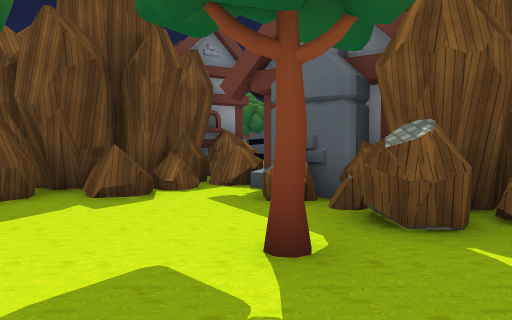
View 1 (above)

16 first-person views from a walk through a scene from a Unity 3-D project. The camera is 1.5 m above the floor, tilts 2° down and sees 70° across. The floor is counted in squares, 2 m on a side. Each view is taken from the middle of a square. On the plan, view 1 faces up. The plan holds only what a view shows up to about 11 squares ahead; the rest is blank. The place goes on beyond the plan. The player character is not drawn. Some surface patterns are stand-ins.

View 2
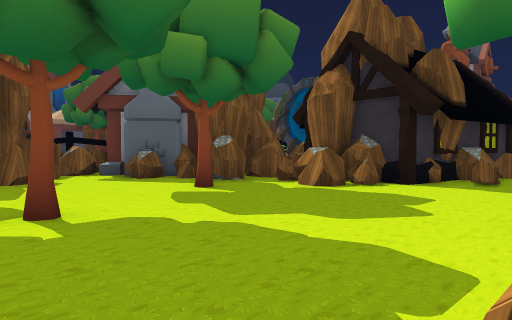

View 3
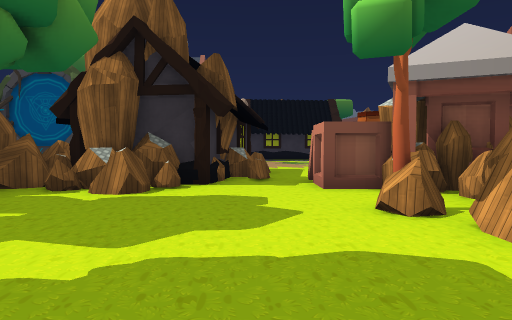

View 4
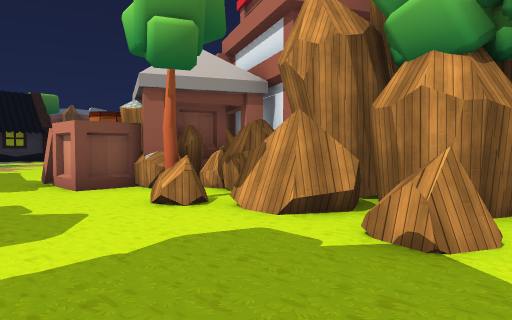

View 5
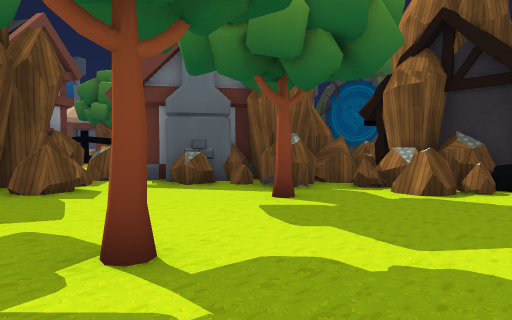

View 6
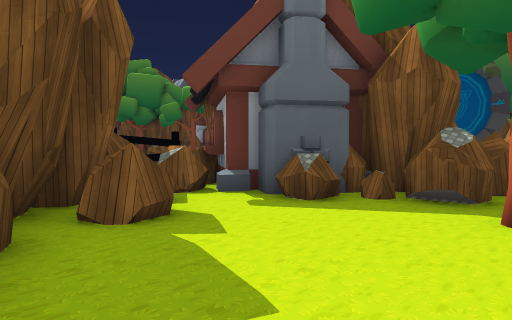

View 7
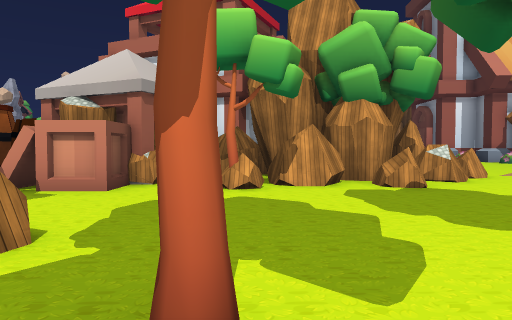

View 8
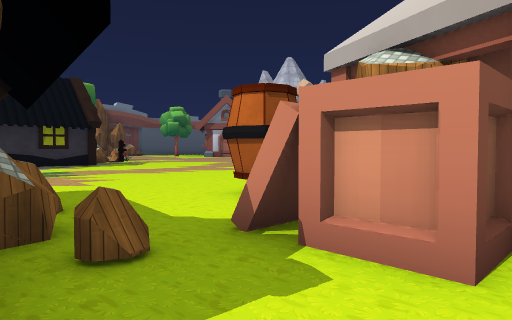

View 9
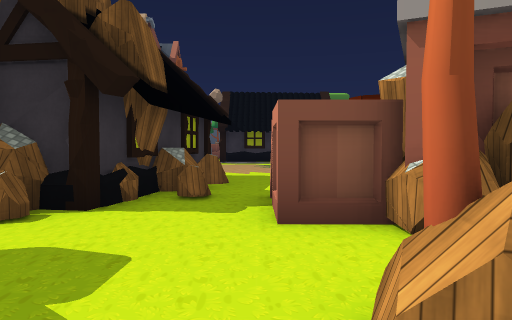

View 10
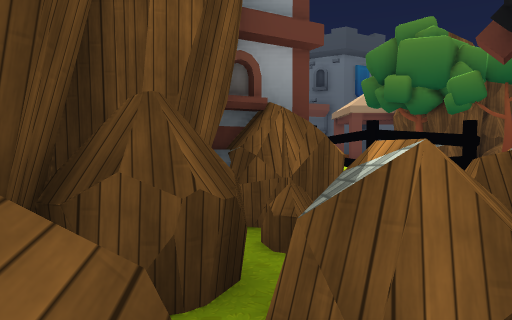

View 11
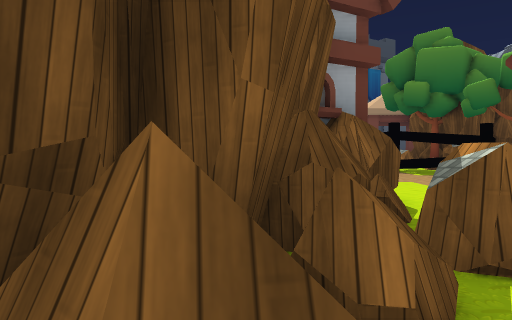

View 12
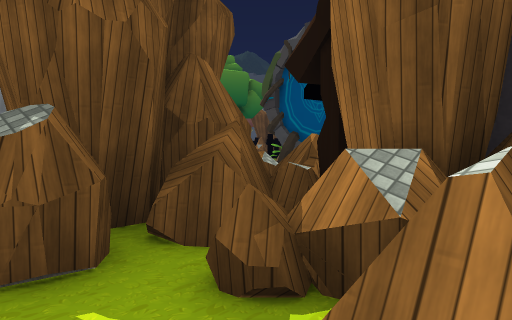

View 13
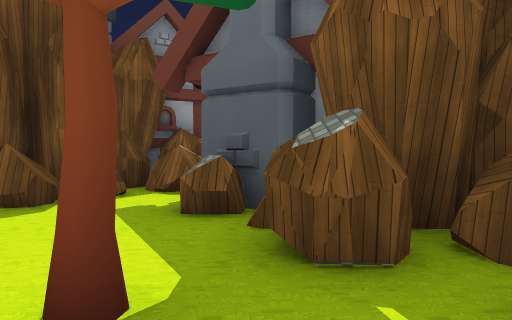

View 14
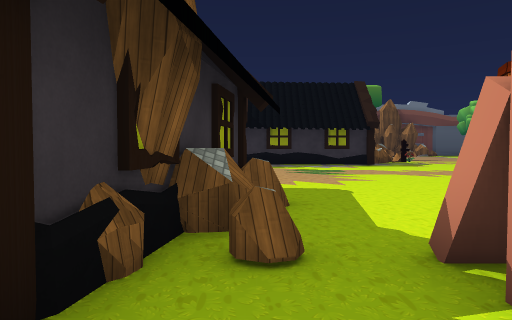

View 15
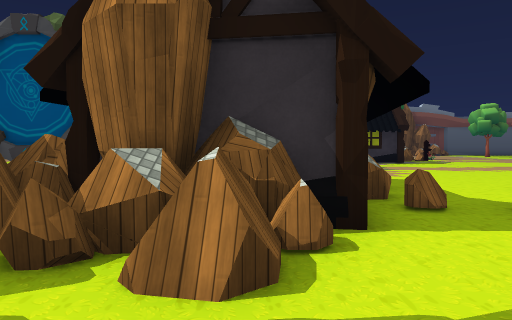

View 16
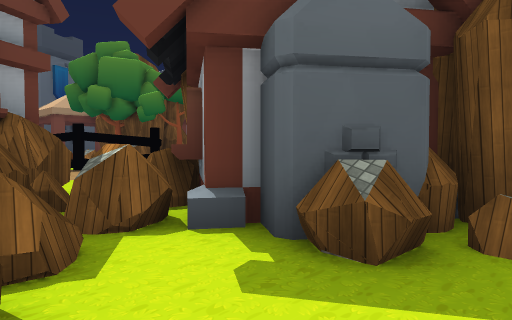

### Floor plan
Key: @ floor where view 1 was taken; # wall or solid block; . floor; / step, stairs or slope; = window, fence, low wall or low ledge; ^ raised ledge; O other object.
Columns run from 4 left of view 1 to 14 right of it. Each row starts with its distance up from view 1.
 18      OO
 17       O   #
 16       OO###
 15       .O O
 14      ..
 13      ..
 12     /.
 11     ..
 10   OO#
  9  #####
  8  #####
  7 ######      O
  6 ##^..##    OO
  5 #...=##### OO
  4 O....######
  3  ...O.####
  2 ......=##
  1 .O....###
  0 ....@..O####
 -1 .........####..
 -2 .......OO.........
 -3 .=.#O..OO..........
 -4 #########OO........
 -5 ########   .......

Where each view was taken, in squares from view 1:
view 1: 0 up, 0 right, facing up
view 2: 3 down, 4 left, facing up-right
view 3: 1 down, 4 left, facing right
view 4: 0 up, 4 left, facing down-right
view 5: 1 down, 4 left, facing up-right
view 6: 2 up, 4 left, facing up-right
view 7: 4 up, 0 right, facing down
view 8: 0 up, 2 right, facing down-right
view 9: 2 down, 1 left, facing right
view 10: 6 up, 1 left, facing up
view 11: 5 up, 2 left, facing up
view 12: 1 up, 1 right, facing up-right
view 13: 1 up, 1 right, facing up
view 14: 1 down, 2 right, facing right
view 15: 1 up, 0 right, facing right
view 16: 4 up, 2 left, facing up-right
